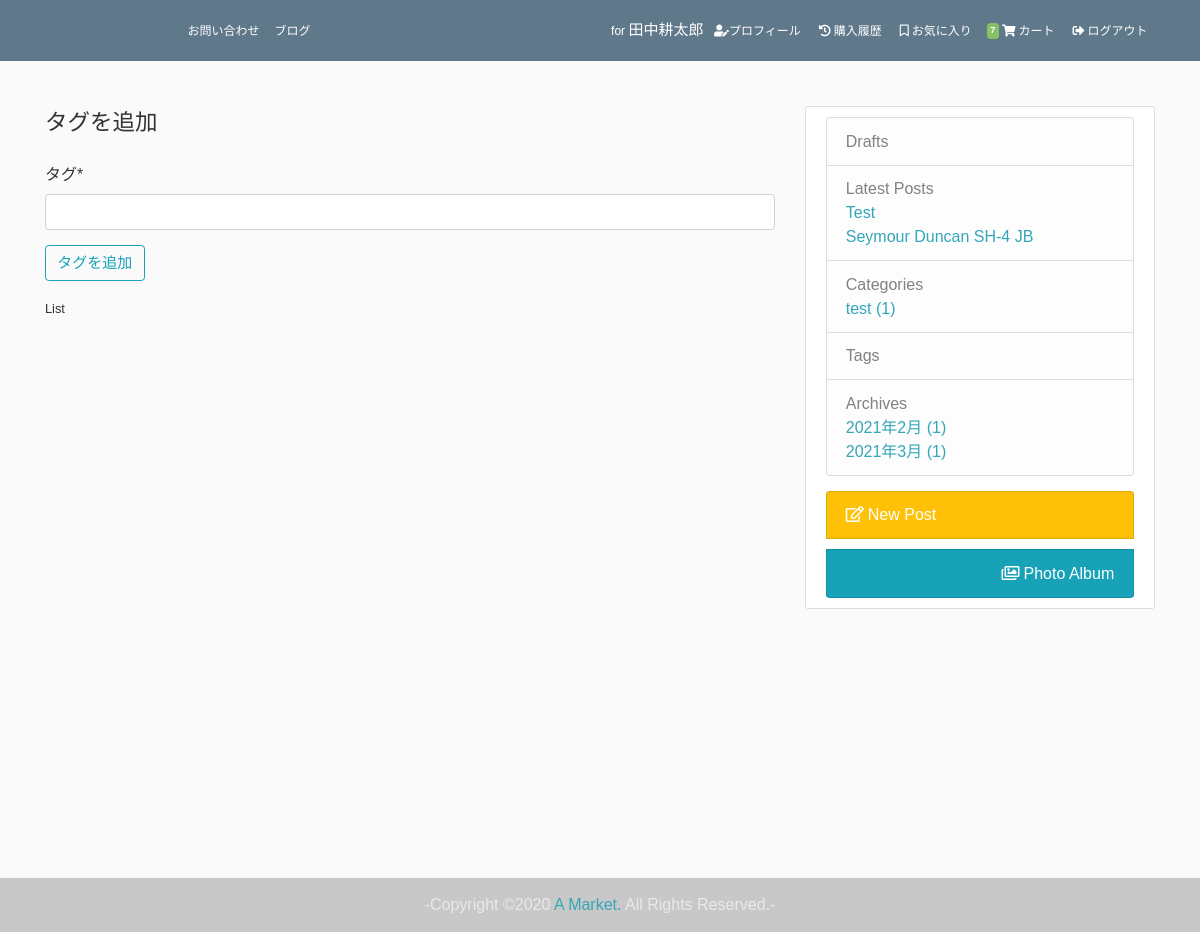
Screenshot of /blog/tag/create/ (signed in) with the database file from the repository.
### core/models.py (models this page shows, shortened)
class Order(models.Model):
    user = models.ForeignKey(settings.AUTH_USER_MODEL,
                             on_delete=models.CASCADE, related_name="orders")
    items = models.ManyToManyField(OrderItem)
    start_date = models.DateTimeField(auto_now_add=True)
    ordered_date = models.DateTimeField()
    ordered = models.BooleanField(default=False)
    dispatched = models.BooleanField(default=False)
    shipping_address = models.ForeignKey(
        'users.ShippingAddress', on_delete=models.SET_NULL, blank=True, null=True)
    billing_address = models.ForeignKey(
        'users.BillingAddress', on_delete=models.SET_NULL, blank=True, null=True)
    payment_option = models.CharField(
        choices=PAYMENT_CHOICES, max_length=2, blank=True, null=True)
    delivery_time = models.CharField(
        choices=DELIVERY_TIME, max_length=2, blank=True, null=True)
    payment = models.ForeignKey(
        'Payment', on_delete=models.SET_NULL, blank=True, null=True)
    class Meta:
        verbose_name_plural = 'カート内全商品/注文済注文'

### blog/models.py (models this page shows, shortened)
class Post(models.Model):
    title = models.CharField(max_length=100, verbose_name="タイトル")
    featured_image = models.ImageField(
        blank=True, upload_to='blog-main-image/', verbose_name="メイン画像(option)")
    featured_image_large = ImageSpecField(source="featured_image",
                                          processors=[ResizeToFit(1280, 1280)],
                                          format='JPEG'
                                          )
    featured_image_medium = ImageSpecField(source='featured_image',
                                           processors=[ResizeToFit(700, 700)],
                                           format="JPEG",
                                           options={'quality': 80}
                                           )
    featured_image_small = ImageSpecField(source='featured_image',
                                          processors=[ResizeToFill(250, 250)],
                                          format="JPEG",
                                          options={'quality': 80}
                                          )
    featured_image_thumb = ImageSpecField(source='featured_image',
                                          processors=[
                                              ResizeToFill(75, 75)],
                                          format="JPEG",
                                          options={'quality': 80}
                                          )
    content = models.TextField(verbose_name="内容")
    date_posted = models.DateTimeField(default=timezone.now)
    author = models.ForeignKey(
        User, on_delete=models.CASCADE, related_name="posts")
    category = models.ForeignKey(Category, on_delete=models.SET_NULL,
                                 related_name="posts", null=True, blank=True, verbose_name="カテゴリー(option)")
    tags = models.ManyToManyField(
        Tag, blank=True, related_name="posts", verbose_name="タグ(option)")
    draft = models.BooleanField(default=False, verbose_name="下書きにする")
    whatsnew = models.BooleanField(default=False, verbose_name="What's New")
    class Meta:
        verbose_name_plural = "投稿"

class Category(models.Model):
    name = models.CharField(max_length=100, verbose_name="カテゴリー")
    class Meta:
        verbose_name_plural = 'カテゴリー'
    def __str__(self):
        return self.name
    def published_posts(self):
        return self.posts.filter(draft=False)

### blog/views.py (the view)
# urls.py: path('tag/create/', TagCreateView.as_view(), name='tag-create'),
class TagCreateView(LoginRequiredMixin, UserPassesTestMixin, DynamicRedirectMixin, CreateView):
  model=Tag
  fields = ['name']
  success_url = reverse_lazy('tag-create')
  def test_func(self):
    if self.request.user.is_staff:
        return True
    return False

### blog/context_processors.py (called while the page is built)
def global_val(request):
    archives = Post.objects.filter(draft=False).values(
        'date_posted__year', 'date_posted__month').annotate(Count('id')).order_by()
    return {
        'latest_posts': Post.objects.filter(draft=False).order_by('-date_posted')[:5],
        'drafts': Post.objects.filter(draft=True).order_by('-date_posted'),
        'post_categories': Category.objects.annotate(num_posts=Count('posts')).order_by('-num_posts'),
        'post_tags': Tag.objects.annotate(num_posts=Count('posts')).order_by('-num_posts'),
        'archives': archives
    }

### core/templatetags/cart_template_tags.py (called while the page is built)
@register.filter
def cart_item_count(user):
    if user.is_authenticated:
        qs = Order.objects.filter(user=user, ordered=False)
        if qs.exists():
            return qs[0].items.count()
    return 0

### templates/blog/tag_form.html (shortened to what this page needs)
{% extends 'blog/base.html' %}
{% load crispy_forms_tags %}
{% block content %}
    <form method="POST" class="post-form">
      <fieldset class="form-group">
        <legend class="border-bottm mb-4">タグを追加</legend>
        {{ form|crispy }}
        <button class="btn btn-outline-info" type="submit">タグを追加</button>
      </fieldset>
    </form>
    <small>List</small>
{% endblock %}

### templates/blog/base.html (shortened to what this page needs)
{% load static %}
<!DOCTYPE html>
<html lang="en">
<head>
  <link rel="stylesheet" href="https://use.fontawesome.com/releases/v5.8.2/css/all.css">
  <link href="{% static 'css/bootstrap.min.css' %}" rel="stylesheet">
  <link href="{% static 'css/styles.css' %}" rel="stylesheet">
</head>
<body class="blog">
  <div class="full-height">
    <header class="site-header">
      {% include "parts/navbar.html" %}
    </header>
    <main role="main" class="container">
      <div class="row">
        <div class="col-md-8">
          {% block content %}{% endblock %}
        </div>
        <div class="col-md-4">
          <div id="side-menu" class="content-section">
            <ul class="list-group">
              {% if user.is_staff %}
              <li id="new-post-link" class="bg-warning list-group-item list-group-item-light"><a
                  href="{% url 'post-create' %}"><i class="far fa-edit"></i>New Post</a></li>
              {% endif %}
              <li id="photo-link" class="bg-info list-group-item list-group-item-light"><a
                  href="{% url 'photo-list' %}"><i class="far fa-images"></i>Photo Album</a></li>
            </ul>
            <ul class="list-group">
              {% if user.is_authenticated %}
              <li class="list-group-item list-group-item-light">
                Drafts
              </li>
              {% endif %}
              <li class="list-group-item list-group-item-light">
                Latest Posts
                <ul>
                  {% for post in latest_posts %}
                  {% if post.draft == False %}
                  <li><a href="{% url 'post-detail' post.id %}">{{ post.title }}</a></li>
                  {% endif %}
                  {% endfor %}
                </ul>
              </li>
              <li class="list-group-item list-group-item-light">
                Categories
                <ul>
                  {% for category in post_categories %}
                  {% if category.published_posts.count %}
                  <li><a href="{% url 'blog-category' category.name %}">{{ category }}
                      ({{category.published_posts.count}})</a></li>
                  {% endif %}
                  {% endfor %}
                </ul>
              </li>
              <li class="list-group-item list-group-item-light">
                Tags
              </li>
              <li class="list-group-item list-group-item-light">
                Archives
                <ul>
                  {% for archive in archives %}
                  <li><a
                      href="/blog/archives/?month={{ archive.date_posted__month }}&year={{ archive.date_posted__year }}">
                      {{ archive.date_posted__year }}年{{ archive.date_posted__month }}月 ({{ archive.id__count }})
                    </a></li>
                  {% endfor %}
                </ul>
              </li>
            </ul>
          </div>
        </div>
      </div>
  </div>
  {% include "parts/footer.html" %}
</body>
</html>

### templates/parts/navbar.html (shortened to what this page needs)
{% load cart_template_tags %}
<nav id="main-menu" class="navbar navbar-expand-lg navbar-light scrolling-navbar">
  <div class="container">
    <a class="navbar-brand waves-effect" href="{% url 'core:home' %}">
      <h1>{{ request.site.siteinfo.title }}</h1>
    </a>
    <div class="collapse navbar-collapse">
      <ul class="navbar-nav mr-auto">
        <li class="nav-item">
          <a class="nav-link waves-effect" href="{% url 'core:inquiry' %}">お問い合わせ</a>
        </li>
        <li class="nav-item">
          <a class="nav-link waves-effect" href="{% url 'blog-home' %}">ブログ</a>
        </li>
      </ul>
      <ul class="navbar-nav nav-flex-icons">
        {% if request.user.is_authenticated %}
        <li class="nav-item username">
          for
          {% if user.first_name and user.last_name %}
          <h5>{{ user.last_name }}{{ user.first_name }}</h5>
          {% else %}
          <h5>{{ user.username }}</h5>
          {% endif %}
        </li>
        <li class="nav-item">
          <a class="nav-link waves-effect" href="{% url 'user:profile' %}"><i class="fas fa-user-edit"></i>プロフィール</a>
        </li>
        <li class="nav-item">
          <a class="nav-link waves-effect" href="{% url 'user:order-history' %}"><i class="fas fa-history"></i>購入履歴</a>
        </li>
        <li class="nav-item">
          <a class="nav-link waves-effect" href="{% url 'user:fav-items' %}"><i class="far fa-bookmark"></i>お気に入り</a>
        </li>
        <li class="nav-item">
          <a id="nav-cart" class="nav-link waves-effect" href="{% url 'core:shopping-cart' %}">
            <span class="badge badge-quantity z-depth-1"> {{ request.user|cart_item_count }} </span>
            <i class="fas fa-shopping-cart"></i>
            <span class="clearfix d-sm-inline-block">カート</span>
          </a>
        </li>
        <li class="nav-item">
          <a class="nav-link waves-effect" href="{% url 'logout' %}">
            <span class="clearfix d-sm-inline-block"><i class="fas fa-sign-out-alt"></i>ログアウト</span>
          </a>
        </li>
        {% endif %}
      </ul>
    </div>
  </div>
</nav>

### rows the page displays
Post: title "Test"
Post: title "Seymour Duncan SH-4 JB"
Category: name "test", published_posts.count "1"

### other values shown
{{ user.last_name }} "田中"
{{ user.first_name }} "耕太郎"
{{ request.user|cart_item_count }} "7"
{{ archive.date_posted__year }} "2021" "2021"
{{ archive.date_posted__month }} "2" "3"
{{ archive.id__count }} "1" "1"
